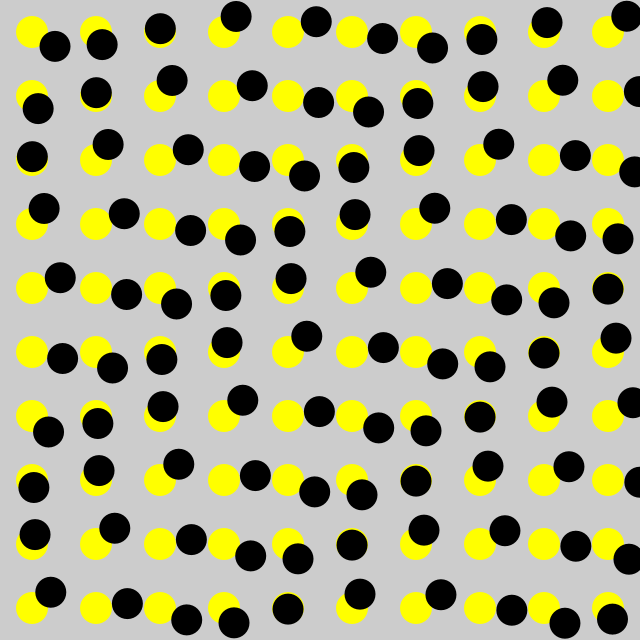
Frame 1 (no input)
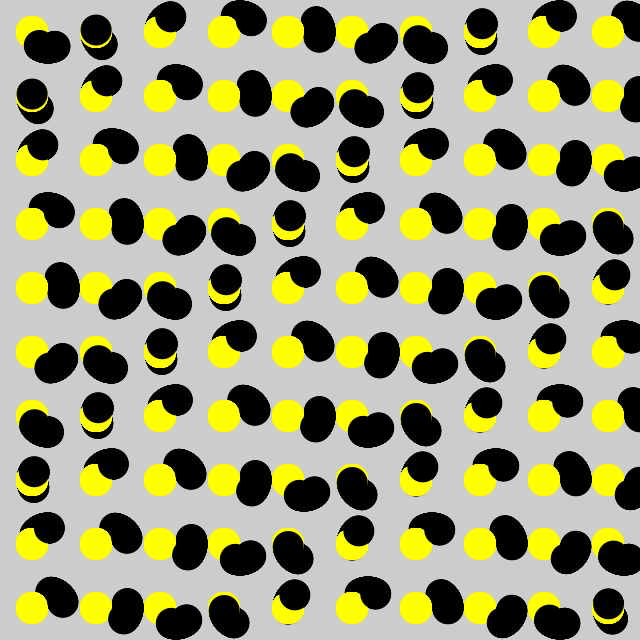
Frame 60 (the mouse pressed at the canvas centre just before this capture)
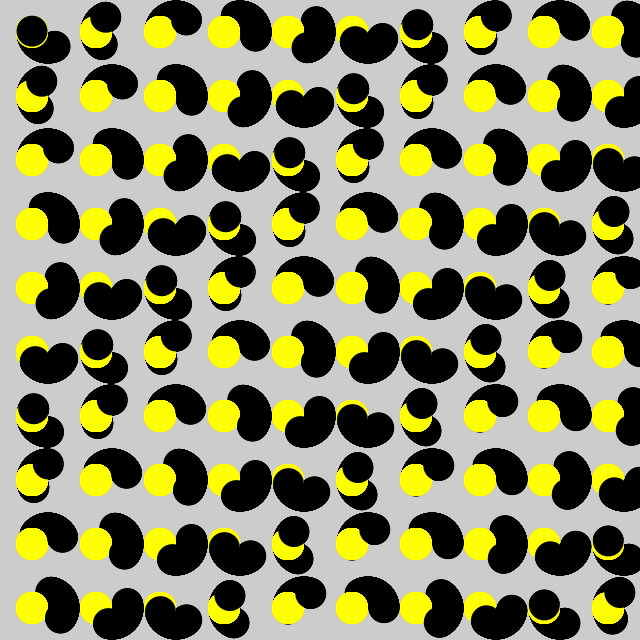
Frame 120 (the mouse held since frame 60 and released just before this capture)

The Processing sketch that drew these frames (run headless with seeded random() and noise(); from frame 60 on, the mouse is pressed at the canvas centre):

// Processing sketch: day037
// ── day037.pde
float f, g, t;
void setup() {
  size(640, 640);
  noStroke();
}
void draw() {
  clear();
  for (f=32; f<609; f+=64)
    for (g=32; g<609; g+=64) {
      fill(#FFFF00);
      circle(f, g, 32);
      fill(0);
      circle(16+16*cos((f+g)*PI/180+t)+f, 16*sin((f+g)*PI/180+t)+g, 31);
    }
  t+=PI/180;
}
